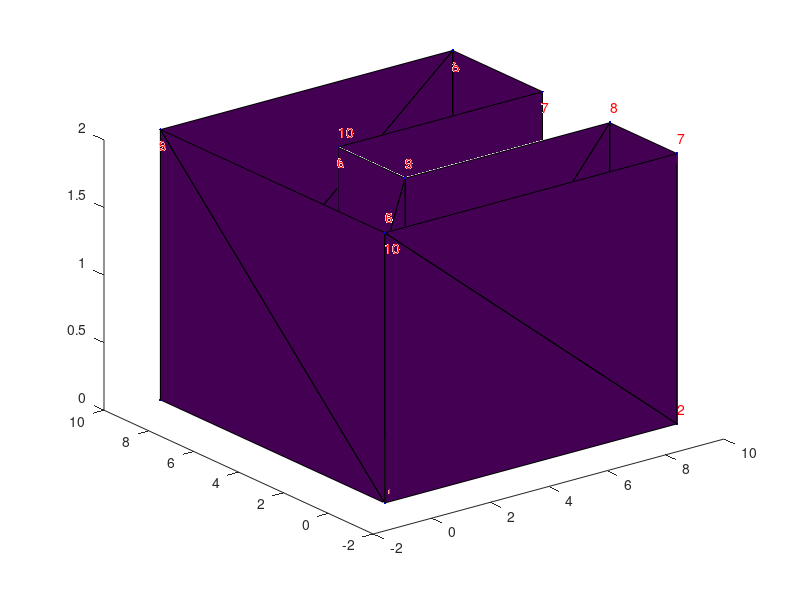

Source code (MATLAB):
clc;
clear;
close all;

tran = [-0.3; -0.3; 0];
h = 2;
feature_i = [0 0 0; 10 0 0; 10 3 0; 3 3 0; 3 6 0;...
    0 0 h; 10 0 h; 10 3 h; 3 3 h; 3 6 h] + tran';
feature_ = [3 6 0; 10 6 0; 10 10 0; 0 10 0;0 0 0; ...
    3 6 h; 10 6 h; 10 10 h; 0 10 h;0 0 h; ] + tran';

tri1 = [1 2 6; 2 6 7; 2 3 7; 3 7 8; 3 4 8; 4 8 9; 4 5 9; 5 9 10];
tri_ = [1 2 6; 2 6 7; 2 3 7; 3 7 8; 3 4 8; 4 8 9; 4 5 9; 5 9 10];

plot3(feature_i(:, 1), feature_i(:, 2), feature_i(:, 3), 'b.');
hold on;
for i = 1:length(feature_i)
    s = num2str(i);
    text(feature_i(i, 1)+0.1, feature_i(i, 2)+0.1, feature_i(i, 3)+0.1, s, 'color', 'r');
end
plot3(feature_(:, 1), feature_(:, 2), feature_(:, 3), 'b.');
hold on;
for i = 1:length(feature_)
    s = num2str(i);
    text(feature_(i, 1)-0.1, feature_(i, 2)-0.1, feature_(i, 3)-0.1, s, 'color', 'r');
end
% figure(2)
trisurf(tri1, feature_i(:, 1), feature_i(:, 2), feature_i(:, 3));
trisurf(tri_, feature_(:, 1), feature_(:, 2), feature_(:, 3));


trans = [-0.3; -0.3; 0];
h2 = 2;
feature = [0 0 0; 10 0 0; 10 3 0; 3 3 0; 3 6 0; 10 6 0; 10 10 0; 0 10 0;...
    0 0 h; 10 0 h; 10 3 h; 3 3 h; 3 6 h; 10 6 h; 10 10 h; 0 10 h;] + trans';
feature = feature';

M = length(feature(1, :));
id1 = 1:length(feature_i(:, 1));
vertex = feature_i';
% feature_ = [10 40 6; 15 30 6; 0 40 6; 0 30 6]';

goalx = -0.5:0.5:10;
goaly = -0.5:0.5:10;
goalz = [0.5,2];
% goalx = -1:3:26;
% goaly = -1:3:71;
% goalz = 2:2:6;
unknown = [];
for x = 1:length(goalx)
    for y = 1:length(goaly)
        for z = 1:length(goalz)
            unknown = [unknown, [x; y; z]];
        end
    end
end
save dataFeature2 M feature id1 tri1 goalx goaly goalz unknown feature_ tri_ vertex
% 
% axis([-4 4 -4 4 -4 4]);